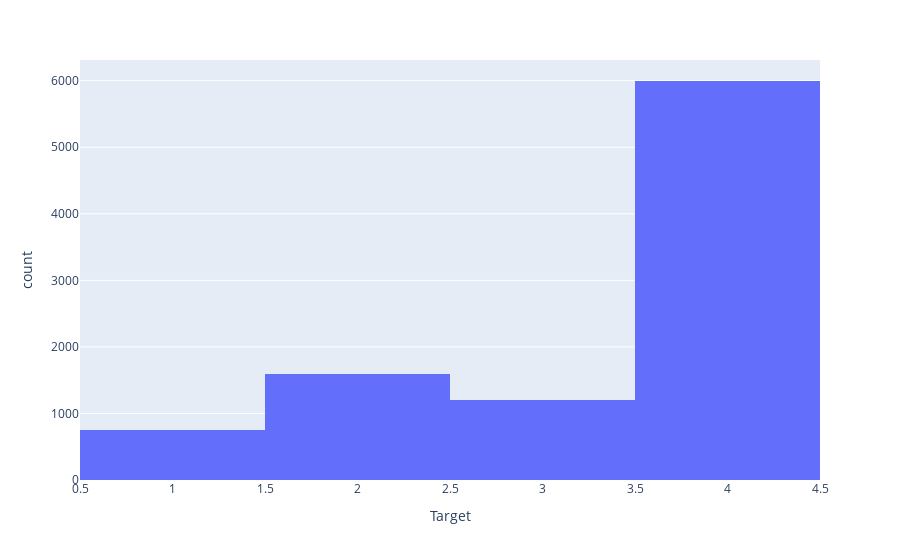

The notebook cell saved with this chart:
### Markdown cell above
## Different level of poverty household groups

### Code cell
import plotly.graph_objects as go

px.histogram(train_df,x='Target')

### Figure 1 — Plotly figure (JSON) as saved in the notebook; plotly's stock layout.template omitted (floating-point values rounded to 4 significant figures; data arrays with more than 128 entries replaced by an {"elided": "..."} marker saying what was removed)
{"data": [{"alignmentgroup": "True", "bingroup": "x", "hovertemplate": "Target=%{x}<br>count=%{y}<extra></extra>", "legendgroup": "", "marker": {"color": "#636efa"}, "name": "", "offsetgroup": "", "orientation": "v", "showlegend": false, "type": "histogram", "x": {"elided": "9557 int values"}, "xaxis": "x", "yaxis": "y"}], "layout": {"barmode": "relative", "legend": {"tracegroupgap": 0}, "margin": {"t": 60}, "xaxis": {"anchor": "y", "domain": [0, 1], "title": {"text": "Target"}}, "yaxis": {"anchor": "x", "domain": [0, 1], "title": {"text": "count"}}}}
